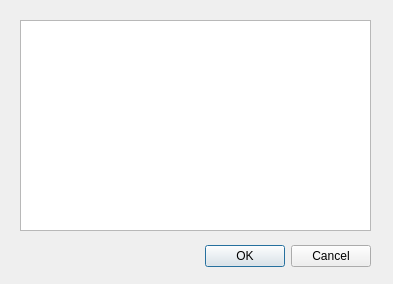
<?xml version="1.0" encoding="UTF-8"?>
<ui version="4.0">
 <class>AskErrorsDialog</class>
 <widget class="QDialog" name="AskErrorsDialog">
  <property name="geometry">
   <rect>
    <x>0</x>
    <y>0</y>
    <width>393</width>
    <height>284</height>
   </rect>
  </property>
  <property name="windowTitle">
   <string>Dialog</string>
  </property>
  <widget class="QDialogButtonBox" name="buttonBox">
   <property name="geometry">
    <rect>
     <x>30</x>
     <y>240</y>
     <width>341</width>
     <height>32</height>
    </rect>
   </property>
   <property name="orientation">
    <enum>Qt::Horizontal</enum>
   </property>
   <property name="standardButtons">
    <set>QDialogButtonBox::Cancel|QDialogButtonBox::Ok</set>
   </property>
  </widget>
  <widget class="QTextBrowser" name="textBrowser">
   <property name="geometry">
    <rect>
     <x>20</x>
     <y>20</y>
     <width>351</width>
     <height>211</height>
    </rect>
   </property>
  </widget>
 </widget>
 <resources/>
 <connections>
  <connection>
   <sender>buttonBox</sender>
   <signal>accepted()</signal>
   <receiver>AskErrorsDialog</receiver>
   <slot>accept()</slot>
   <hints>
    <hint type="sourcelabel">
     <x>248</x>
     <y>254</y>
    </hint>
    <hint type="destinationlabel">
     <x>157</x>
     <y>274</y>
    </hint>
   </hints>
  </connection>
  <connection>
   <sender>buttonBox</sender>
   <signal>rejected()</signal>
   <receiver>AskErrorsDialog</receiver>
   <slot>reject()</slot>
   <hints>
    <hint type="sourcelabel">
     <x>316</x>
     <y>260</y>
    </hint>
    <hint type="destinationlabel">
     <x>286</x>
     <y>274</y>
    </hint>
   </hints>
  </connection>
 </connections>
</ui>
